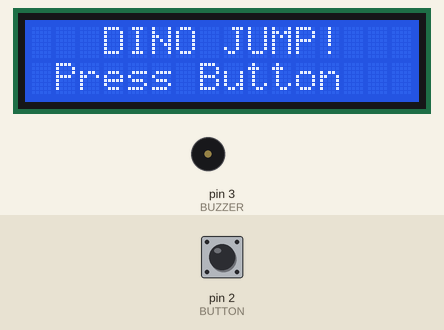
Simulated run of this sketch. Board: Arduino Uno, built with avr-gcc and run on an emulated ATmega328P. Shown: 16×2 character LCD, buzzer (waves = sounding). The test bench sets the inputs (shaded band); at power-on: pin 2 (BUTTON) HIGH.

Above: at 0.9 s.
1.0 s: pin 2 (BUTTON) pulled LOW for 0.15 s
At 1.66 s:
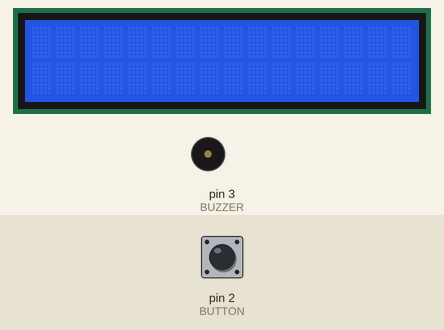
4.1 s: pin 2 (BUTTON) pulled LOW for 1 s
At 4.46 s:
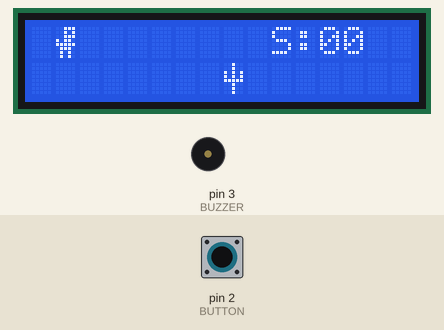
6.6 s: pin 2 (BUTTON) pulled LOW for 0.15 s
At 7.73 s:
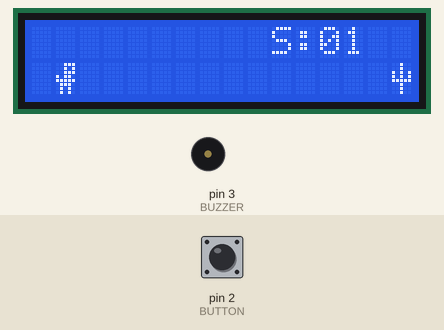
8.2 s: pin 2 (BUTTON) pulled LOW for 1 s
At 8.51 s:
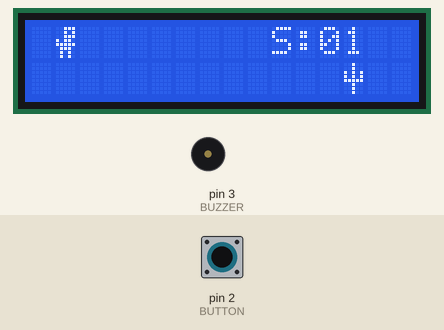
15.0 s: pin 2 (BUTTON) pulled LOW for 3.2 s
At 19.0 s:
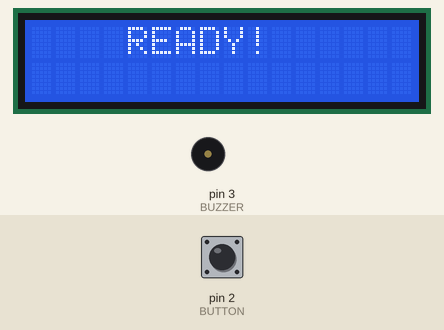
Timing chart, 0 to 20.5 s (numbered marks = the images above; inputs shaded):
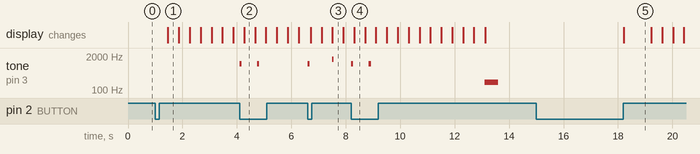

Measured:
- after the input at 1.0 s, the display: changes after 0.46 s (image 1)
- after the input at 4.1 s, tone on pin 3 (BUZZER): alternates 1000 Hz for 0.08 s and silent for 0.57 s, 4 changes in all, then stays silent, starting at once; the display: changes after 0.17 s (image 2)
- after the input at 6.6 s, the display: first changes after 0.11 s (image 3 shows a later state)
- after the input at 8.2 s, the display: changes after 0.11 s (image 4)
- after the input at 15.0 s, the display: changes after 3.2 s (image 5)
- what the display in image 1 shows lasts 0.4 s, from 1.5 s to 1.9 s
- what the display in image 5 shows lasts 1.0 s, from 18.2 s to 19.2 s

The sketch:

Dino_game_LCD.ino
```cpp
#include <Wire.h>
#include <LiquidCrystal_I2C.h>
LiquidCrystal_I2C lcd(0x27, 16, 2);
#define BUTTON 2
#define BUZZER 3
byte dino[8] = {
  B00111,
  B00101,
  B00111,
  B10110,
  B11111,
  B01110,
  B01010,
  B01010
};
byte cactus[8] = {
  B00100,
  B00100,
  B10101,
  B10101,
  B11111,
  B00100,
  B00100,
  B00100
};
int cactusPos = 15;
int score = 0;
bool jumping = false;
bool gameOver = false;
unsigned long lastMove = 0;
unsigned long jumpStart = 0;
int gameSpeed = 400;
void setup() {
  pinMode(BUTTON, INPUT_PULLUP);
  pinMode(BUZZER, OUTPUT);
  lcd.init();
  lcd.backlight();
  lcd.createChar(0, dino);
  lcd.createChar(1, cactus);
  showStart();
}
void loop() {
  if (gameOver) {
    if (digitalRead(BUTTON) == LOW) {
      delay(250);
      while (digitalRead(BUTTON) == LOW) {
        delay(10);
      }
      restartGame();
    }
    return;
  }
  if (digitalRead(BUTTON) == LOW && !jumping) {
    jumping = true;
    jumpStart = millis();
    tone(BUZZER, 1000, 80);
    delay(100);
  }
  if (jumping && millis() - jumpStart >= 650) {
    jumping = false;
  }
  if (millis() - lastMove >= gameSpeed) {
    lastMove = millis();
    cactusPos--;
    if (cactusPos == 1 && !jumping) {
      gameOver = true;
      tone(BUZZER, 200, 500);
      showGameOver();
      return;
    }
    if (cactusPos == 0) {
      score++;
      tone(BUZZER, 1500, 60);
      increaseSpeed();
      cactusPos = 15;
    }
    drawGame();
  }
}
void drawGame() {
  lcd.clear();
  lcd.setCursor(10, 0);
  lcd.print("S:");
  if (score < 10) {
    lcd.print("0");
  }
  lcd.print(score);
  if (jumping) {
    lcd.setCursor(1, 0);
    lcd.write(byte(0));

  } else {
    lcd.setCursor(1, 1);
    lcd.write(byte(0));
  }
  if (cactusPos >= 0 && cactusPos < 16) {
    lcd.setCursor(cactusPos, 1);
    lcd.write(byte(1));
  }
}

void increaseSpeed() {
  if (score == 5) {
    gameSpeed = 330;
  }
  else if (score == 10) {
    gameSpeed = 280;
  }
  else if (score == 15) {
    gameSpeed = 230;
  }
  else if (score == 20) {
    gameSpeed = 190;
  }
  else if (score == 25) {
    gameSpeed = 160;
  }
  else if (score == 30) {
    gameSpeed = 140;
  }
}

void showStart() {
  lcd.clear();
  lcd.setCursor(3, 0);
  lcd.print("DINO JUMP!");
  lcd.setCursor(1, 1);
  lcd.print("Press Button");
  while (digitalRead(BUTTON) == HIGH) {
    delay(10);
  }

  while (digitalRead(BUTTON) == LOW) {
    delay(10);
  }
  delay(300);

  lcd.clear();
  lastMove = millis();
}
void showGameOver() {
  lcd.clear();
  lcd.setCursor(0, 0);
  lcd.print("GAME OVER!");
  lcd.setCursor(11, 0);
  lcd.print("S:");
  if (score < 10) {
    lcd.print("0");
  }
  lcd.print(score);
  lcd.setCursor(0, 1);
  lcd.print("Press Restart");
}
void restartGame() {
  score = 0;
  cactusPos = 15;
  gameSpeed = 400;
  jumping = false;
  gameOver = false;
  lcd.clear();
  lcd.setCursor(4, 0);
  lcd.print("READY!");
  delay(1000);
  lcd.clear();
  lastMove = millis();
}
```
